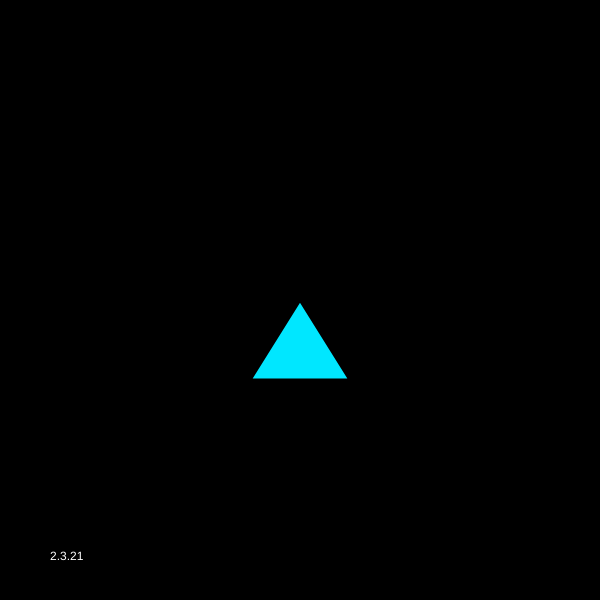
Frame 1 (no input)
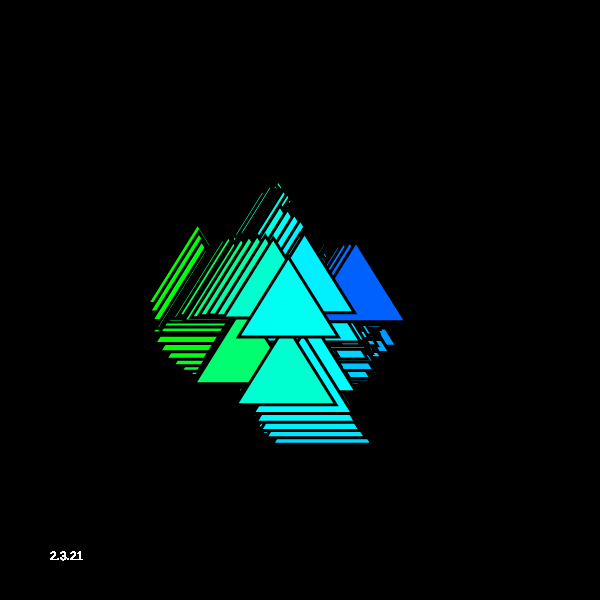
Frame 60 (no input)
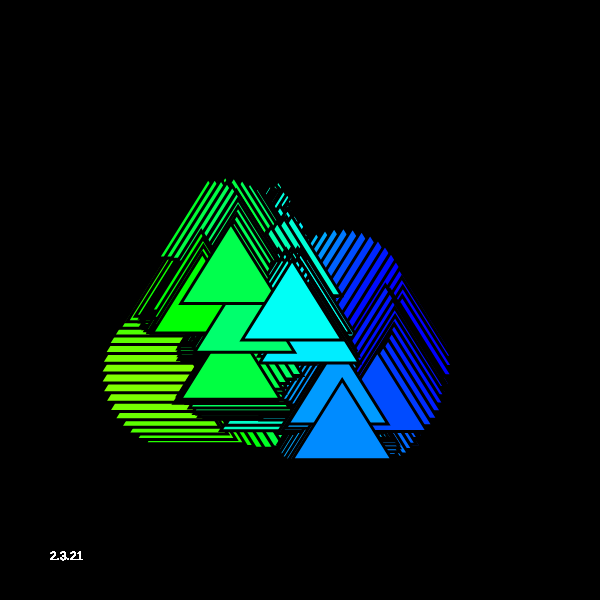
Frame 120 (the mouse pressed at the canvas centre since frame 60)

The p5.js sketch that drew these frames (run headless with seeded random() and noise() and a simulated clock; from frame 60 on, the mouse is pressed at the canvas centre):

// p5.js sketch
// ── sketch.js

var circles = []
var total = 10
var img;


function setup () {
  w = 600;
    var canvas;
    if(windowWidth>=600 && windowHeight >=600){
      canvas = createCanvas(600, 600);
    }
    else{
      canvas = createCanvas(windowWidth, windowHeight - 100);
    }

    var x = (windowWidth - width) / 2;
    var y = (windowHeight - height) / 2;

    canvas.position(x, y);
    background(0);

  
  for(var i = 0; i < total; i++){
    circles[i] = {};
    circles[i].prevPos = {x: width/2, y: height/2}
    circles[i].pos = {x: width/2, y: height/2}
    circles[i].dir = random() > 1.5 ? 1 : -1
    circles[i].radius = random(3, 10)
    circles[i].angle = 0
  }
  colorMode(HSB);
}

function draw() {
  for(var i = 0; i < total; i++){
    var circle = circles[i]
    circle.angle += 1.4/circle.radius*circle.dir

    circle.pos.x += cos(circle.angle) * circle.radius
    circle.pos.y += sin(circle.angle) * circle.radius
    if(random(100) > 80 || circle.pos.x < 0 || circle.pos.x > width || circle.pos.y < 0 || circle.pos.y > height){
      circle.dir *= -1
      circle.radius = random(3, 10)
      circle.angle += PI
    }

    stroke(0)

    strokeWeight(3)

    fill(map(circle.pos.x, 0, width, 0, 360), 255, 255, 10);

    triangle(circle.prevPos.x, circle.prevPos.y, circle.prevPos.x + 50, circle.prevPos.y + 80,  circle.prevPos.x - 50, circle.prevPos.y + 80)

    circle.prevPos.x = circle.pos.x
    circle.prevPos.y = circle.pos.y
  }
  fill(255);
  noStroke();
  text("2.3.21", 50, height - 40);
}
